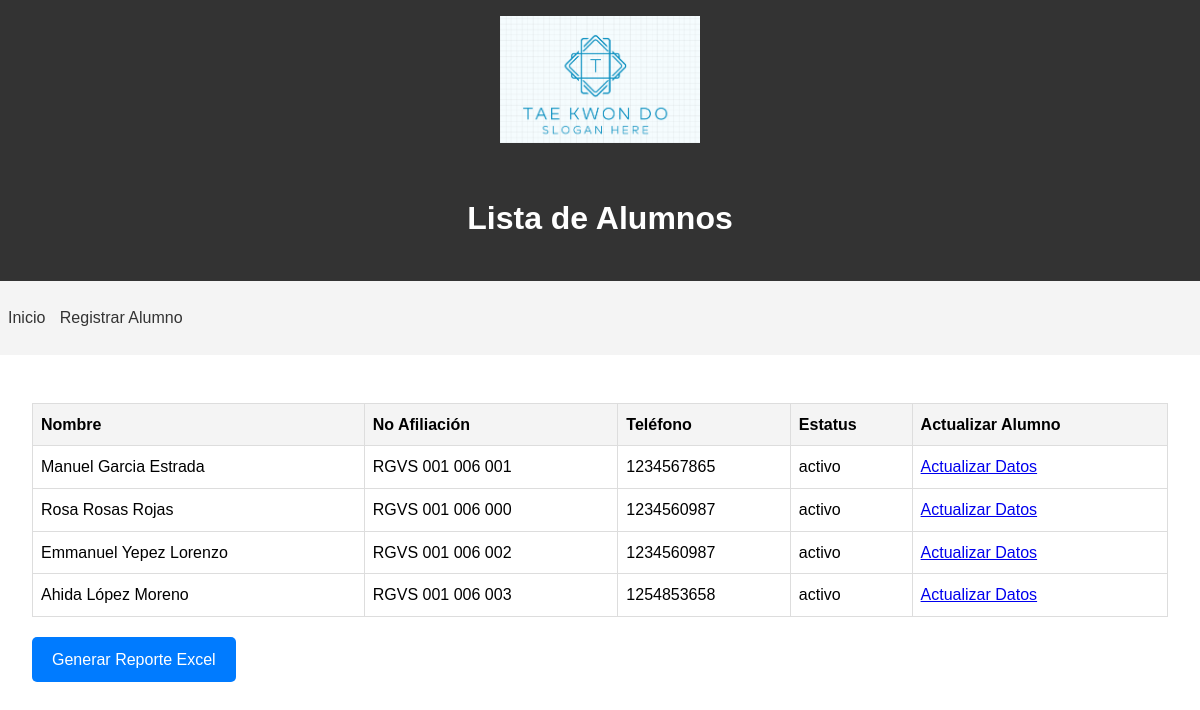
Page /alumnos on the earlier database version.
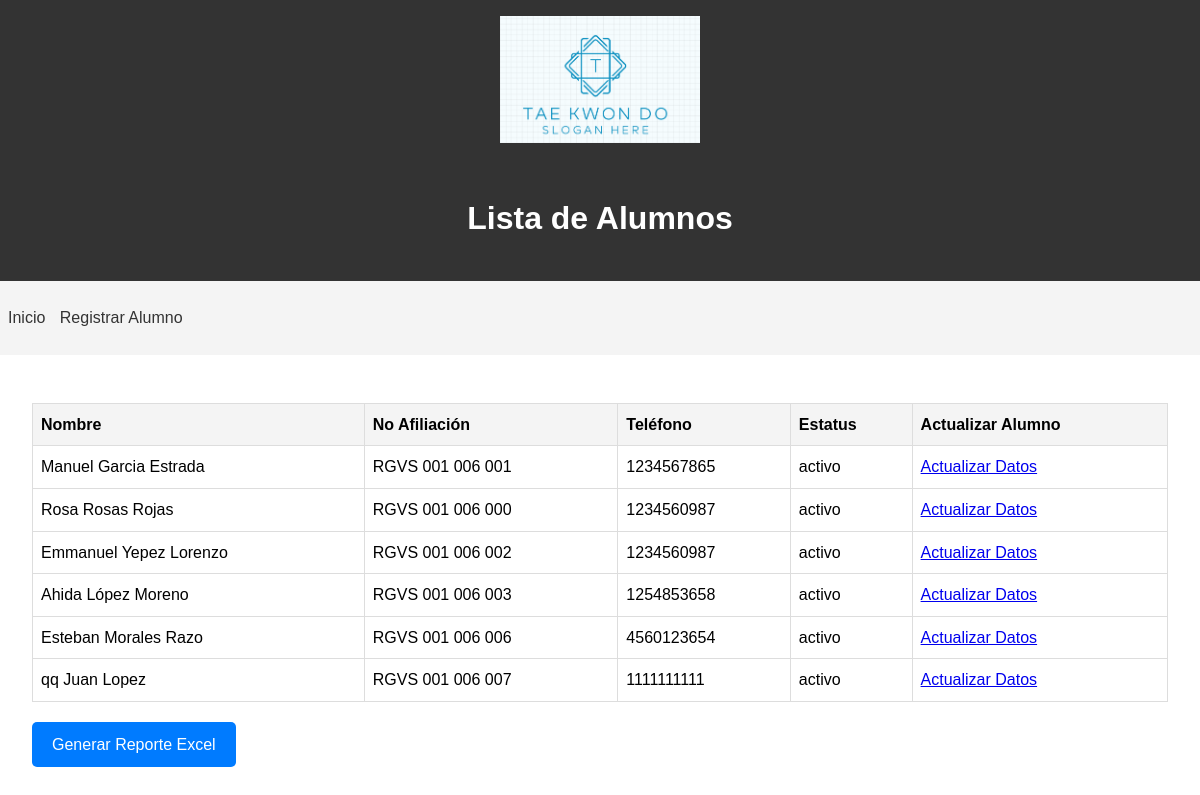
Same page on the later database version.
### app.py (models this page shows)
class Alumno(Base):
    __tablename__ = 'alumnos'
    id = Column(Integer, primary_key=True)
    apaterno = Column(String(50), nullable=False)
    apmaterno = Column(String(50), nullable=False)
    nombre = Column(String(50), nullable=False)
    fbday = Column(Date, nullable=False)
    curp = Column(String(18), unique=True, nullable=False)
    calle = Column(String(100), nullable=True)
    numero = Column(String(10), nullable=False)
    colonia = Column(String(100), nullable=False)
    email = Column(String(100), nullable=False)
    telefono = Column(String(15), nullable=False)
    numafiliacion = Column(String(20), unique=True, nullable=True)
    estatus = Column(String(10), nullable=False)
    pagos = relationship("Pago", back_populates="alumno")

### app.py (the view)
@app.route('/alumnos')
def lista_alumnos():
    session = Session()
    try:
        alumnos = session.query(Alumno).all()
        return render_template('lista_alumnos.html', alumnos=alumnos)
    except Exception as e:
        return f"Error: {str(e)}"
    finally:
        session.close()

### templates/lista_alumnos.html (shortened to what this page needs)
<!DOCTYPE html>
<html lang="es">
<head>
    <link rel="stylesheet" href="{{ url_for('static', filename='css/styles.css') }}">
</head>
<body>
    <header>
        <img src="{{ url_for('static', filename='img/logo.png') }}" alt="Logotipo de la escuela" class="logo" width = "800" height="341">
        <h1>Lista de Alumnos</h1>
    </header>
    <nav>
        <ul>
            <li><a href="{{ url_for('index') }}">Inicio</a></li>
            <li><a href="{{ url_for('registro') }}">Registrar Alumno</a></li>
        </ul>
    </nav>
    <main>
        <table>
            <thead>
                <tr>
                    <th>Nombre</th>
                    <th>No Afiliación</th>
                    <th>Teléfono</th>
                    <th>Estatus</th>
                    <th>Actualizar Alumno</th>
                </tr>
            </thead>
            <tbody>
                {% for alumno in alumnos %}
                <tr>
                    <td>{{ alumno.nombre }} {{ alumno.apaterno }} {{ alumno.apmaterno }}</td>
                    <td>{{ alumno.numafiliacion }}</td>
                    <td>{{ alumno.telefono }}</td>
                    <td>{{ alumno.estatus }}</td>
                    <td>
                        <a href="{{ url_for('detalle_alumno', id=alumno.id) }}">Actualizar Datos</a>
                    </td>
                </tr>
                {% endfor %}
            </tbody>
        </table>
        <a href="{{ url_for('generar_reporte') }}" class="button">Generar Reporte Excel</a>
    </main>
</body>
</html>

Differences in the rows shown:
added Alumno: nombre "Esteban", apaterno "Morales", apmaterno "Razo", numafiliacion "RGVS 001 006 006", telefono "4560123654", estatus "activo"
added Alumno: nombre "qq", apaterno "Juan", apmaterno "Lopez", numafiliacion "RGVS 001 006 007", telefono "1111111111", estatus "activo"
